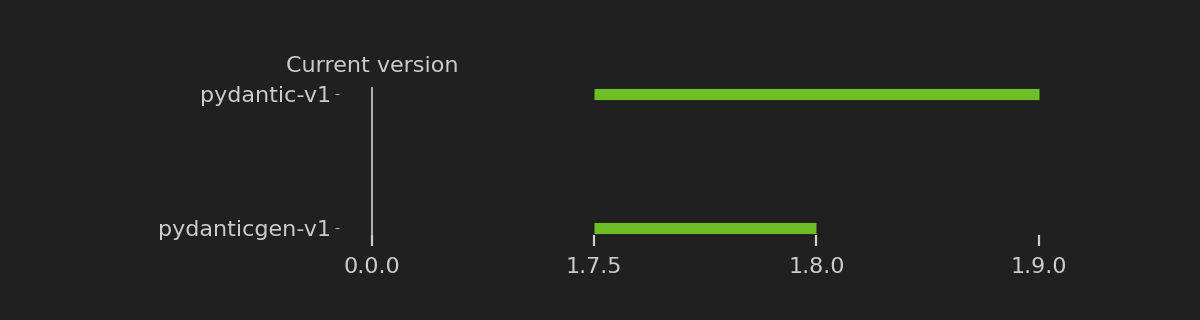

This figure's Python source:
from pylab import *
from operator import attrgetter
from copy import deepcopy
from mpl_toolkits.axes_grid1.axes_divider import make_axes_area_auto_adjustable
from importlib.metadata import PackageNotFoundError
import warnings

from linkml.utils.deprecation import DEPRECATIONS, SemVer, Deprecation

theme = {
    "bg": "#202020",
    "primary": "#cccccc",
    "good": "#6ebf26",
    "bad": "#ee5151"
}

# collect all versions to use as X axis
try:
    current_version = SemVer.from_package('linkml')
except PackageNotFoundError:
    current_version = SemVer.from_str('0.0.0')

# --------------------------------------------------
# Sort and extract data
# --------------------------------------------------

def sort_deps():
    deps = list(deepcopy(DEPRECATIONS))
    deps = sorted(deps, key=attrgetter('deprecated_in'))
    return deps


def sort_versions(deps):
    versions = [current_version]
    for dep in deps:
        versions.append(dep.deprecated_in)
        if dep.removed_in is not None:
            versions.append(dep.removed_in)
    versions = sorted(versions)
    return versions

# --------------------------------------------------
# Collect data for graph elements
# --------------------------------------------------
def make_plot_data(versions, deps):

    versions = list(dict.fromkeys([str(v) for v in versions]))
    versions_idx = {i:v for i, v in enumerate(versions)}
    idx_versions = {v:k for k,v in versions_idx.items()}

    # make lines for each deprecation with a deprecated_in and completed_in spec
    labels = []
    starts = []
    ends = []
    colors = []

    points_x = []
    points_labels = []
    points_colors = []
    for d in deps:
        if d.removed_in is not None:
            labels.append(d.name)
            starts.append(idx_versions[str(d.deprecated_in)])
            ends.append(idx_versions[str(d.removed_in)])
            if d.removed:
                colors.append('gray')
            elif d.deprecated:
                colors.append(theme['bad'])
            else:
                colors.append(theme['good'])
        else:
            points_labels.append(d.name)
            points_x.append(idx_versions[str(d.deprecated_in)])
            if d.deprecated:
                points_colors.append('gray')
            else:
                points_colors.append(theme['good'])

    return labels, starts, ends, colors, points_x, points_labels, points_colors, versions_idx, idx_versions





# --------------------------------------------------
# Make graph elements
# --------------------------------------------------
def plot(deps, labels, starts, ends, colors, points_x, points_labels, points_colors, idx_versions, versions_idx):
    # plt.subplots(layout="constrained")
    fig = plt.figure(figsize=(15,len(deps)+2)) # type: plt.Figure
    ax = fig.add_subplot(111) # type: plt.Axes

    ax.hlines(labels, starts, ends, colors, linewidths=10)
    ax.scatter(points_x, points_labels, marker='D', color=points_colors, s=200)

    # line for current version
    cur_line = ax.axvline(idx_versions[str(current_version)], color=theme['primary'])
    ax.annotate("Current version",
                (0,1.1), xycoords=cur_line,
                horizontalalignment="center",
                fontsize=20,
                c=theme['primary']
                #(idx_versions[str(current_version)], len(deps)),
                )

    ax.set_xticks(list(versions_idx.keys()), labels=list(versions_idx.values()))
    return fig, ax

# --------------------------------------------------
# Combine and style
# --------------------------------------------------

def style_plot(fig, ax, theme):
    # style plot
    ax.spines['top'].set_visible(False)
    ax.spines['right'].set_visible(False)
    ax.spines['bottom'].set_visible(False)
    ax.spines['left'].set_visible(False)
    fig.set_facecolor(theme['bg'])
    ax.set_facecolor(theme['bg'])
    ax.tick_params(axis="x", colors=theme['primary'], labelsize=20, width=2, length=10, pad=10)
    ax.tick_params(axis="y", colors=theme['primary'], labelsize=20)
    make_axes_area_auto_adjustable(ax)
    return fig, ax


def main():
    deps = sort_deps()
    versions = sort_versions(deps)

    # worse return signature ever
    labels, starts, ends, colors, points_x, points_labels, points_colors, versions_idx, idx_versions = make_plot_data(versions, deps)

    fig, ax = plot(deps, labels, starts, ends, colors, points_x, points_labels, points_colors, idx_versions, versions_idx)
    fig, ax = style_plot(fig, ax, theme)
    show()

try:
    main()
except Exception as e:
    warnings.warn('Could not plot deprecations!\n' + str(e))
